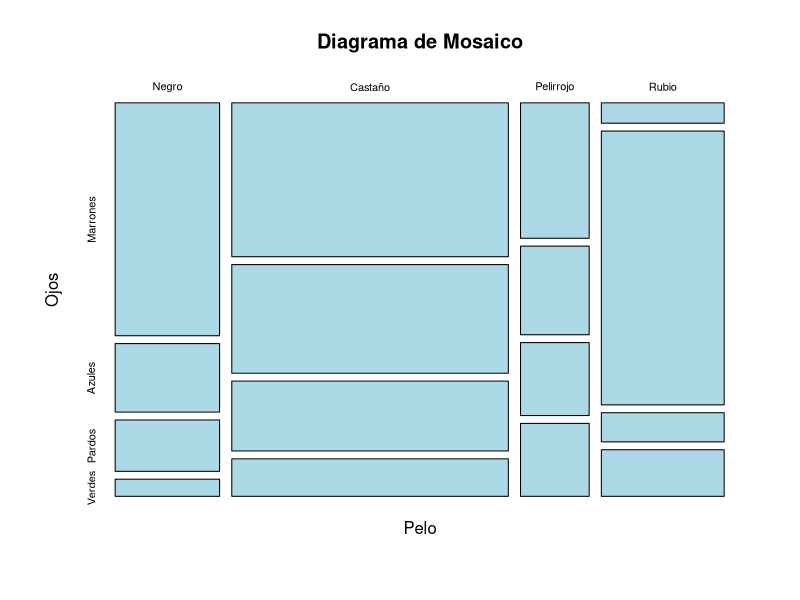
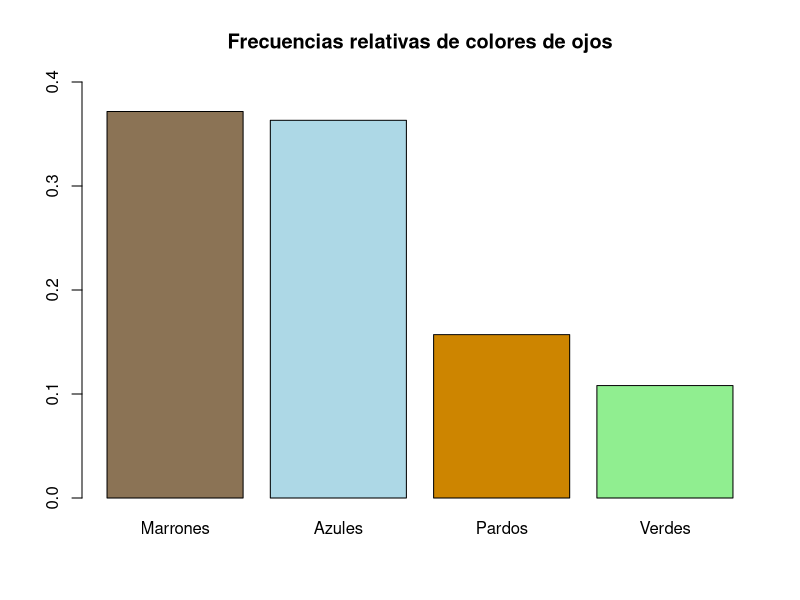
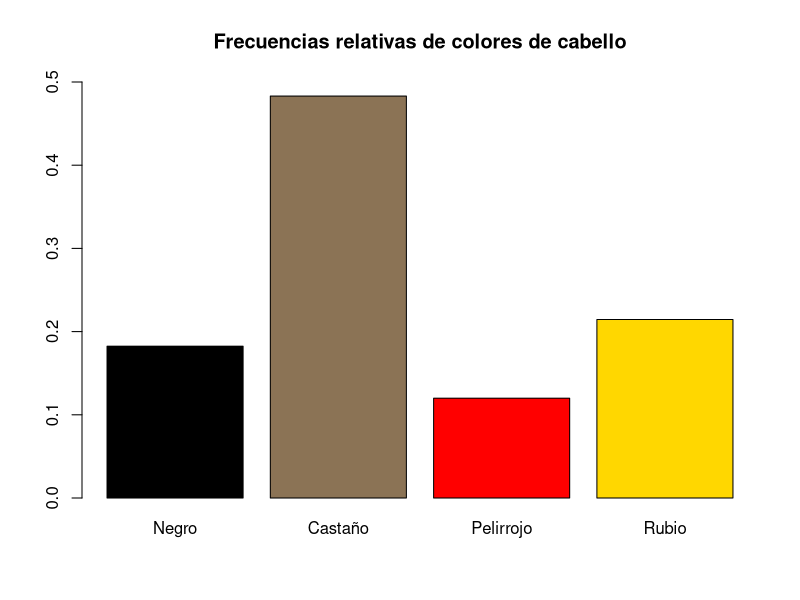
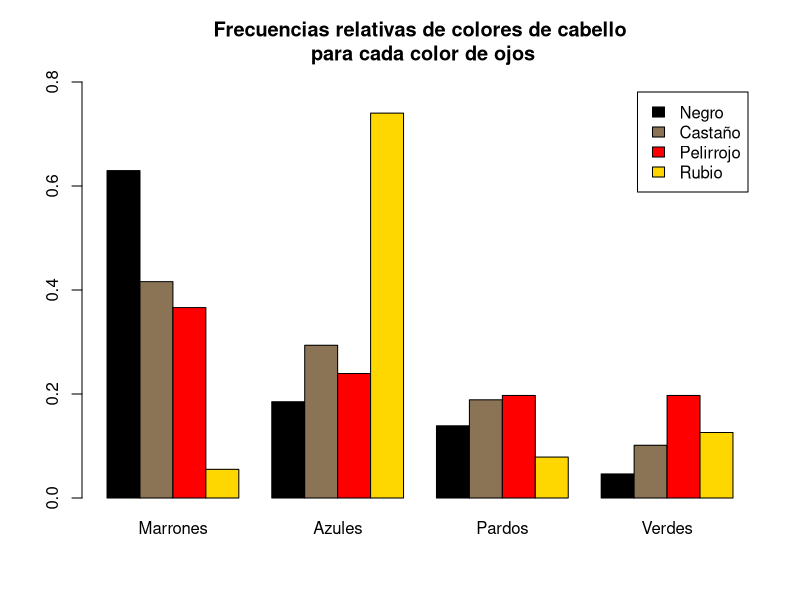
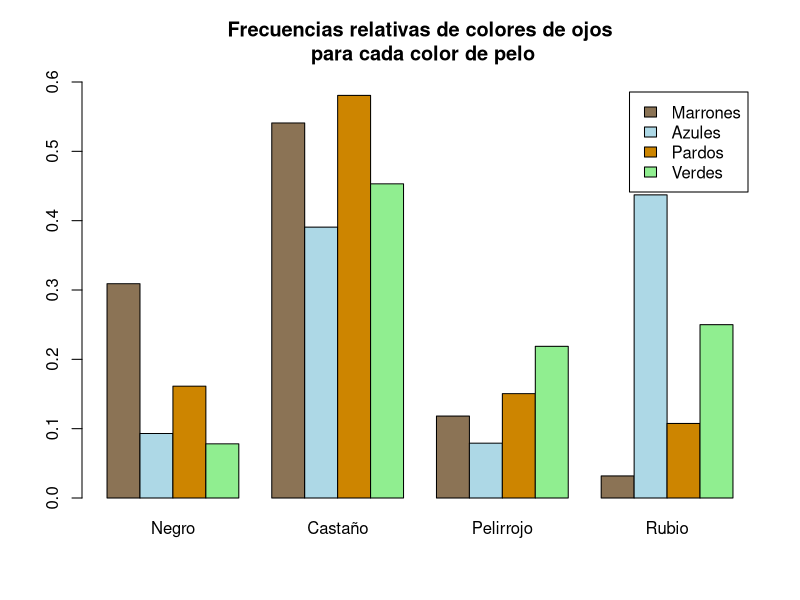

Source code (R) for these figures, in order:
## ---- chunk 1
knitr::opts_chunk$set(echo = TRUE)
## ---- chunk 2
ftable(HairEyeColor)
male <- HairEyeColor[, , "Male"]
female <- HairEyeColor[, , "Female"]
data <- as.table(male + female)
## ---- chunk 3
dimnames(data) = list(
  Pelo = c("Negro", "Castaño", "Pelirrojo", "Rubio"),
  Ojos = c("Marrones", "Azules", "Pardos", "Verdes")
)
data
## ---- chunk 4
mosaicplot(data, col = c("lightblue"), main = "Diagrama de Mosaico")
## ---- chunk 5
sum(data)
colSums(data)
rowSums(data)
round(prop.table(colSums(data)), 3)
round(prop.table(rowSums(data)), 3)
## ---- chunk 6
barplot(prop.table(colSums(data)), ylim = c(0, 0.4),
        main = "Frecuencias relativas de colores de ojos",
        col = c("burlywood4", "lightblue", "orange3", "lightgreen"))
## ---- chunk 7
barplot(prop.table(rowSums(data)), ylim = c(0, 0.5),
        main = "Frecuencias relativas de colores de cabello",
        col = c("black", "burlywood4", "red", "gold"))
## ---- chunk 8
round(prop.table(data), 3)
round(prop.table(data, margin = 1), 3) # marginal por filas
round(prop.table(data, margin = 2), 3) # marginal por columnas
## ---- chunk 9
barplot(prop.table(data, margin = 1), beside = TRUE, ylim = c(0, 0.8),
        main = "Frecuencias relativas de colores de cabello\n para cada color de ojos",
        col = c("black", "burlywood4", "red", "gold"),
        legend.text = TRUE)
## ---- chunk 10
barplot(t(prop.table(data, margin = 2)), beside = TRUE, ylim = c(0, 0.6), # traspuesta porque son columnas
        main = "Frecuencias relativas de colores de ojos\n para cada color de pelo",
        col = c("burlywood4", "lightblue", "orange3", "lightgreen"),
        legend.text = TRUE)
